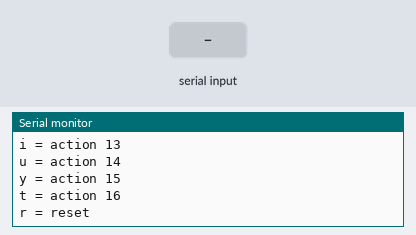
Bench run of a sketch on a simulated Arduino Mega 2560, built with avr-gcc and run on an emulated ATmega2560. Parts: the last lines printed to the serial monitor. The test bench sets the inputs (shaded band).

Above: at 3.2 s.
3.3 s: "w\n" received over Serial
At 4.4 s:
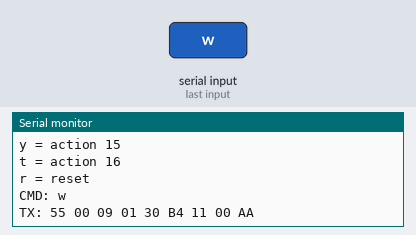
4.8 s: byte 115 ('s') received over Serial
At 5.6 s:
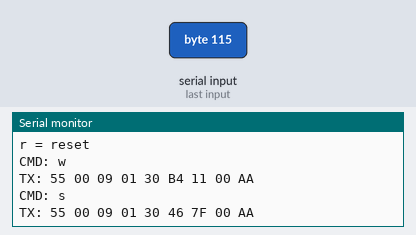
6.3 s: byte 97 ('a') received over Serial
At 6.7 s:
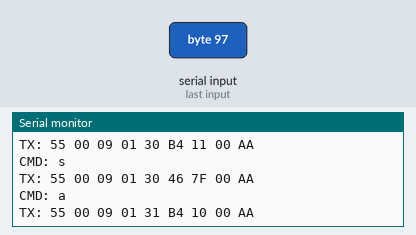
7.8 s: byte 100 ('d') received over Serial
At 9.0 s:
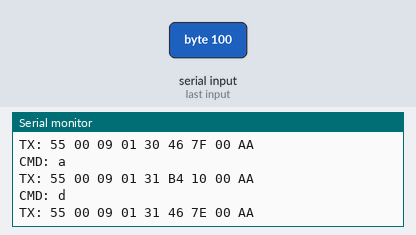
9.3 s: byte 113 ('q') received over Serial
At 10.2 s:
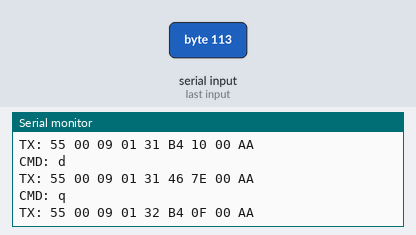
10.8 s: byte 101 ('e') received over Serial
At 11.3 s:
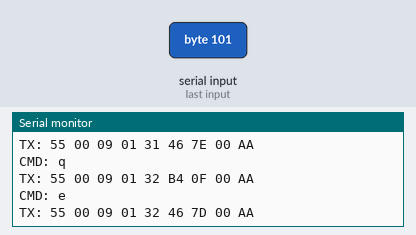

Measured:
- after the input at 3.3 s, the serial monitor: prints a new line at once (image 1)
- after the input at 4.8 s, the serial monitor: prints a new line at once (image 2)
- after the input at 6.3 s, the serial monitor: prints a new line at once (image 3)
- after the input at 7.8 s, the serial monitor: prints a new line at once (image 4)
- after the input at 9.3 s, the serial monitor: prints a new line at once (image 5)
- after the input at 10.8 s, the serial monitor: prints a new line at once (image 6)

The sketch:

commandDog.ino
```cpp
#include <Arduino.h>

HardwareSerial &DOG = Serial1;

#define CMD_BATTERY 0x01
#define CMD_MOVE_X  0x30
#define CMD_MOVE_Y  0x31
#define CMD_TURN    0x32
#define CMD_ACTION  0x3E

void printHex(uint8_t b) {
  if (b < 16) Serial.print("0");
  Serial.print(b, HEX);
  Serial.print(" ");
}

void sendFrame(uint8_t mode, uint8_t cmd, uint8_t value) {
  uint8_t pkt[9] = {
    0x55, 0x00, 0x09,
    mode,
    cmd,
    value,
    0x00,
    0x00,
    0xAA
  };

  pkt[6] = 255 - ((pkt[2] + pkt[3] + pkt[4] + pkt[5]) % 256);

  DOG.write(pkt, 9);

  Serial.print("TX: ");
  for (int i = 0; i < 9; i++) printHex(pkt[i]);
  Serial.println();
}

void readBattery() {
  sendFrame(0x02, CMD_BATTERY, 0x01);
}

void stopDog() {
  sendFrame(0x01, CMD_MOVE_X, 128);
  sendFrame(0x01, CMD_MOVE_Y, 128);
  sendFrame(0x01, CMD_TURN,   128);
}

void action(uint8_t id) {
  sendFrame(0x01, CMD_ACTION, id);
}

void setup() {
  Serial.begin(115200);
  DOG.begin(115200);

  delay(2000);

  Serial.println();
  Serial.println("DOGZILLA UNO Q CONTROLLER READY");
  Serial.println("Movement: w/s/a/d/q/e/x");
  Serial.println("Battery: b");
  Serial.println("Actions:");
  Serial.println("1-9 = action 1-9");
  Serial.println("0 = action 10");
  Serial.println("p = action 11");
  Serial.println("o = action 12");
  Serial.println("i = action 13");
  Serial.println("u = action 14");
  Serial.println("y = action 15");
  Serial.println("t = action 16");
  Serial.println("r = reset");
}

void loop() {
  while (DOG.available()) {
    printHex(DOG.read());
  }

  if (Serial.available()) {
    char c = Serial.read();

    if (c == '\n' || c == '\r') return;

    Serial.print("\nCMD: ");
    Serial.println(c);

    switch (c) {
      case 'w': sendFrame(0x01, CMD_MOVE_X, 180); break;
      case 's': sendFrame(0x01, CMD_MOVE_X, 70);  break;
      case 'a': sendFrame(0x01, CMD_MOVE_Y, 180); break;
      case 'd': sendFrame(0x01, CMD_MOVE_Y, 70);  break;
      case 'q': sendFrame(0x01, CMD_TURN, 180);   break;
      case 'e': sendFrame(0x01, CMD_TURN, 70);    break;
      case 'x': stopDog(); break;

      case 'b': readBattery(); break;

      case '1': action(1); break;
      case '2': action(2); break;
      case '3': action(3); break;
      case '4': action(4); break;
      case '5': action(5); break;
      case '6': action(6); break;
      case '7': action(7); break;
      case '8': action(8); break;
      case '9': action(9); break;
      case '0': action(10); break;
      case 'p': action(11); break;
      case 'o': action(12); break;
      case 'i': action(13); break;
      case 'u': action(14); break;
      case 'y': action(15); break;
      case 't': action(16); break;

      case 'r': action(255); break;

      default:
        Serial.println("Unknown command");
        break;
    }
  }
}
```
